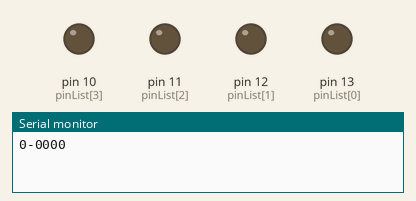
The sketch below on a simulated Arduino Uno, built with avr-gcc and run on an emulated ATmega328P. On the bench: output pins drawn as LEDs (lit = HIGH), the last lines printed to the serial monitor.

Above: at 0.1 s.
At 4.1 s:
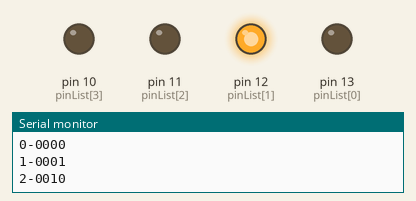
At 8.1 s:
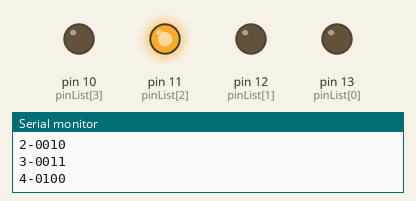
At 18.1 s:
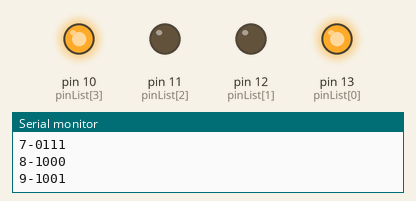
At 28.1 s:
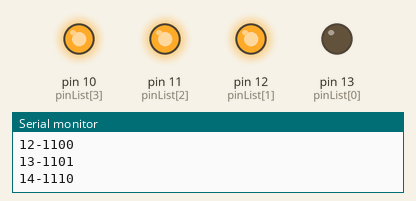
At 38.1 s:
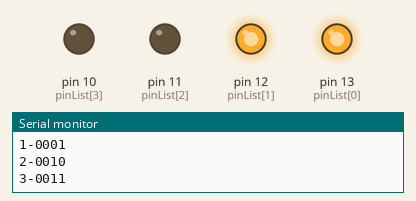
Timing chart, 0 to 40.0 s (numbered marks = the images above):
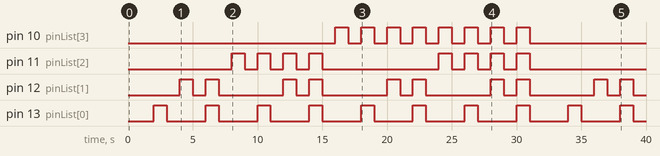

The sketch:

2_binaryLed.ino
```cpp
const byte pinLenght = 4;
byte pinList[] = {13,12,11,10};
char myArray[8];

void setup() {
  Serial.begin(9600);
  // put your setup code here, to run once:
   for (byte i=0; i< pinLenght; i++) {
      pinMode(pinList[i],OUTPUT);
    }
}

void loop() {
  // put your main code here, to run repeatedly:
  for(int st = 0; st<16; st++){

   int pin1 = bitRead(st, 0);
   int pin2 = bitRead(st, 1);
   int pin3 = bitRead(st, 2);
   int pin4 = bitRead(st, 3);
   Serial.print(st);
   Serial.print("-");
   Serial.print(pin4);
   Serial.print(pin3);
   Serial.print(pin2);
   Serial.print(pin1);
   Serial.println();
   digitalWrite(pinList[0],pin1);
   digitalWrite(pinList[1],pin2);
   digitalWrite(pinList[2],pin3);
   digitalWrite(pinList[3],pin4);

   delay(1000);
    for (int i =0; i <4; i++){
       digitalWrite(pinList[i],LOW);
    }
    delay(1000);
  }
}
```

Measured:
- by itself, pin 10 (pinList[3]): LOW → HIGH at 16.0 s, → LOW 1.0 s later, → HIGH 1.0 s later, → LOW 1.0 s later, … (16 changes in this stretch)
- by itself, pin 11 (pinList[2]): goes 3 × (HIGH 1.0 s, LOW 1.0 s), HIGH 1.0 s, LOW 9.0 s, 3 × (HIGH 1.0 s, LOW 1.0 s), HIGH 1.0 s, then LOW
- by itself, pin 12 (pinList[1]): repeats every 8.0 s: LOW 1.0 s, HIGH 1.0 s, LOW 5.0 s, HIGH 1.0 s
- by itself, pin 13 (pinList[0]): alternates HIGH for 1.0 s and LOW for 3.0 s
